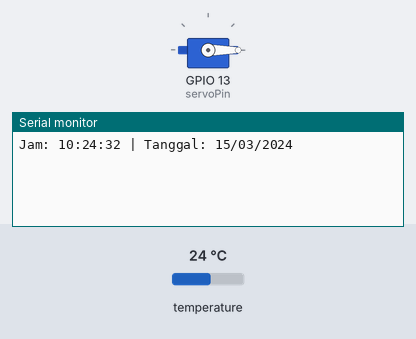
The sketch below on a simulated ESP32. On the bench: servo, the last lines printed to the serial monitor. The inputs (shaded band) are chosen by the test bench; at power-on: temperature 24 °C. WiFi joins after 1.5 s; servers stay silent unless stated; the local clock reads 2024-03-15 10:24:30 at power-on unless the sketch sets it.

Above: at 3.0 s.
3.1 s: temperature set to 28 °C
At 5.76 s:
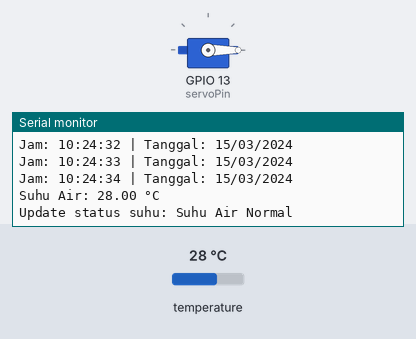
7.0 s: temperature set to 12 °C
At 8.76 s:
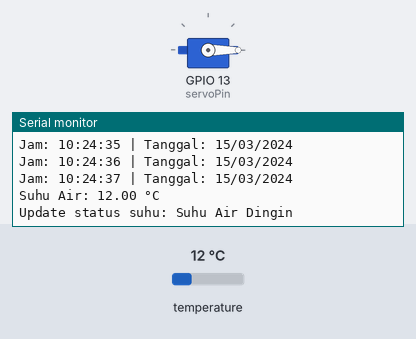
Timing chart, 0 to 10.3 s (numbered marks = the images above; inputs shaded):
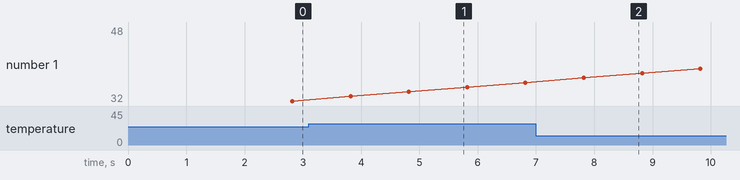

The sketch:

code-full.ino
```cpp
// OOP Version of Auto Fish Feeder with Blynk Integration

#define BLYNK_TEMPLATE_ID "  " // Sesuaikan dengan proyek anda
#define BLYNK_TEMPLATE_NAME "  " // Sesuaikan dengan proyek anda
#define BLYNK_AUTH_TOKEN "  " // Sesuaikan dengan proyek anda

#include <WiFi.h>
#include <WiFiClient.h>
#include <BlynkSimpleEsp32.h>
#include <TimeLib.h>
#include <WidgetRTC.h>
#include <OneWire.h>
#include <DallasTemperature.h>
#include <ESP32Servo.h>

class AutoFeeder {
private:
  const char* ssid = "  "; // Sesuaikan dengan proyek anda
  const char* pass = "  "; // Sesuaikan dengan proyek anda
  const int servoPin = 13;
  const int oneWireBus = 4;
  const int ledBlynk = V4;

  OneWire oneWire;
  DallasTemperature sensors;
  Servo servo;
  WidgetRTC rtc;
  BlynkTimer timer;

  bool sudahPagi = false;
  bool sudahSiang = false;
  bool sudahSore = false;

public:
  AutoFeeder() : oneWire(oneWireBus), sensors(&oneWire) {}

  void begin() {
    Serial.begin(115200);
    Blynk.begin(BLYNK_AUTH_TOKEN, ssid, pass);
    sensors.begin();
    servo.attach(servoPin);
    servo.write(0);
    timer.setInterval(1000L, [this]() { sendTimeToBlynk(); });
    timer.setInterval(3000L, [this]() { sendTemperatureToBlynk(); });
    timer.setInterval(1000L, [this]() { cekJadwalPakan(); });
  }

  void update() {
    Blynk.run();
    timer.run();
  }

  void connectRTC() {
    rtc.begin();
  }

private:
  void sendTimeToBlynk() {
    String jam = (hour() < 10 ? "0" : "") + String(hour()) + ":" +
                 (minute() < 10 ? "0" : "") + String(minute()) + ":" +
                 (second() < 10 ? "0" : "") + String(second());

    String tanggal = (day() < 10 ? "0" : "") + String(day()) + "/" +
                     (month() < 10 ? "0" : "") + String(month()) + "/" +
                     String(year());

    Blynk.virtualWrite(V1, jam);
    Blynk.virtualWrite(V2, tanggal);
    Serial.println("Jam: " + jam + " | Tanggal: " + tanggal);
  }

  void sendTemperatureToBlynk() {
    sensors.requestTemperatures();
    float tempC = sensors.getTempCByIndex(0);
    Blynk.virtualWrite(V3, tempC);
    Serial.println("Suhu Air: " + String(tempC) + " °C");

    String status;
    if (tempC > 30) {
      status = "Suhu Air Panas";
    } else if (tempC > 28 && tempC < 30) {
      status = "Suhu Air Hangat";
    } else if (tempC >= 25 && tempC <= 28) {
      status = "Suhu Air Normal";
    } else {
      status = "Suhu Air Dingin";
    }
    Serial.println("Update status suhu: " + status);
    Blynk.virtualWrite(V5, status);
  }

  void beriPakan() {
    Serial.println(">> Pemberian pakan dimulai");
    Blynk.virtualWrite(ledBlynk, 255);
    servo.write(90);
    delay(2000);
    servo.write(0);
    delay(500);
    Blynk.virtualWrite(ledBlynk, 0);
    Serial.println(">> Pakan selesai\n");
  }

  void cekJadwalPakan() {
    int h = hour();
    int m = minute();
    int s = second();

    if (h == 18 && m == 20 && s == 0 && !sudahPagi) {
      beriPakan();
      sudahPagi = true;
    }
    if (h == 18 && m == 23 && s == 0 && !sudahSiang) {
      beriPakan();
      sudahSiang = true;
    }
    if (h == 18 && m == 25 && s == 0 && !sudahSore) {
      beriPakan();
      sudahSore = true;
    }
    if (h == 0 && m == 0 && s == 0) {
      sudahPagi = false;
      sudahSiang = false;
      sudahSore = false;
    }
  }
};

AutoFeeder feeder;

BLYNK_CONNECTED() {
  feeder.connectRTC();
}

void setup() {
  feeder.begin();
  setSyncInterval(10 * 60);
}

void loop() {
  feeder.update();
}
```

Measured:
- after the input at 3.1 s, the serial monitor: prints a new line after 2.5 s (image 1)
- after the input at 7.0 s, the serial monitor: prints a new line after 1.6 s (image 2)
